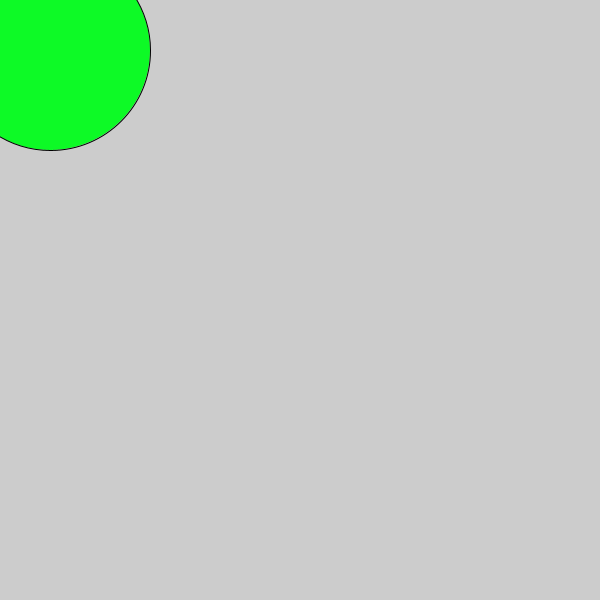
Frame 1 (no input)
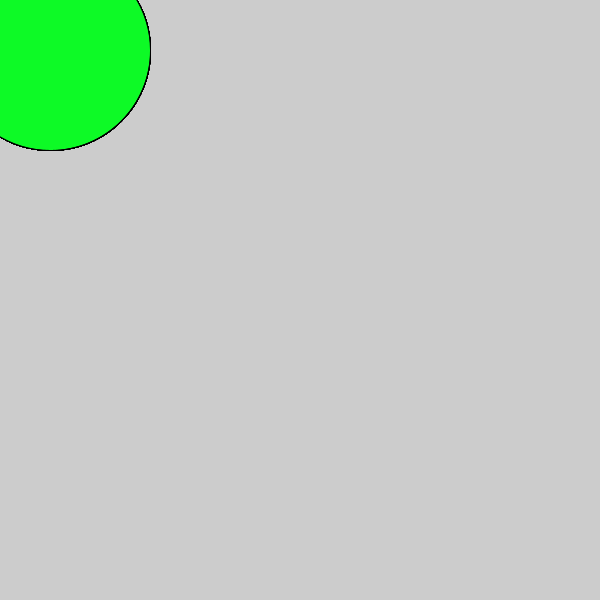
Frame 60 (the mouse pressed at the canvas centre just before this capture)
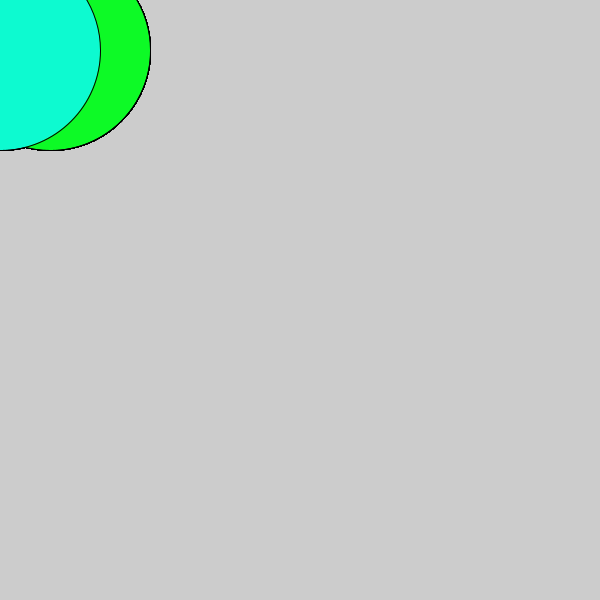
Frame 120 (the mouse held since frame 60 and released just before this capture)

The Processing sketch that drew these frames (run headless with seeded random() and noise(); from frame 60 on, the mouse is pressed at the canvas centre):

// Processing sketch: Logical_Dot
// ── Logical_Dot.pde


void setup() {
  size(600,600);
}

void draw() {
  fill(#0DFA26);
  ellipse(50,50,200,200);
  if(mousePressed){
   fill(#0DFAD0); 
  ellipse(X,50,200,200);
  }
}
